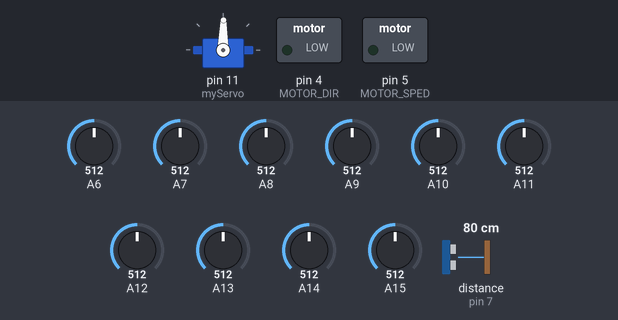
A sketch run on a simulated Arduino Mega 2560, built with avr-gcc and run on an emulated ATmega2560. Parts: servo, switched loads named in the sketch (green lamp = pin HIGH). Wiring (inferred from the names in the program): ultrasonic range finder: trigger pin 6; echo pin 7. The test bench sets the inputs (shaded band); at power-on: A11 = 512, A6 = 512, A14 = 512, A15 = 512, A7 = 512, A8 = 512, A9 = 512, A10 = 512, A12 = 512, A13 = 512, distance to the obstacle (sensor on pin 7) 80 cm. The echo pulse lasts 58.3 µs per cm; pins used as bus, display or sensor lines are not drawn; what the sketch prints to the serial monitor is not drawn.

Above: at 9.2 s.
9.3 s: A11 set to 523
At 9.9 s:
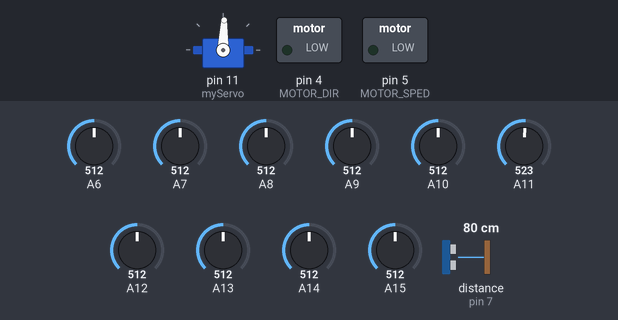
10.8 s: A6 set to 47
At 11.01 s:
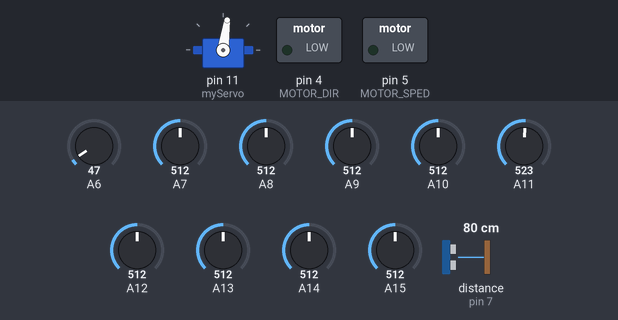
13.8 s: A14 set to 190
15.3 s: A15 set to 716
18.3 s: A7 set to 306
At 19.7 s:
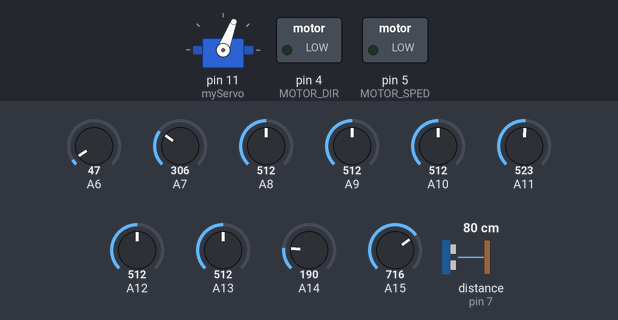
21.3 s: A8 set to 190
At 24.1 s:
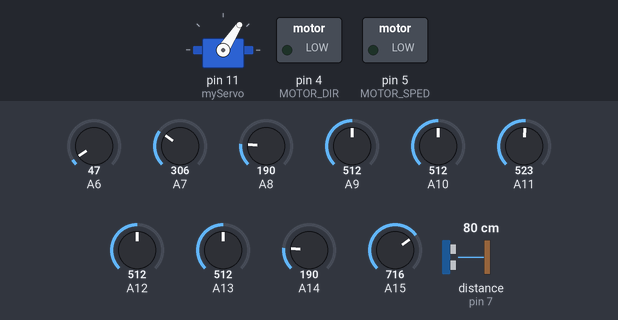
Timing chart, 0 to 25.3 s (numbered marks = the images above; inputs shaded):
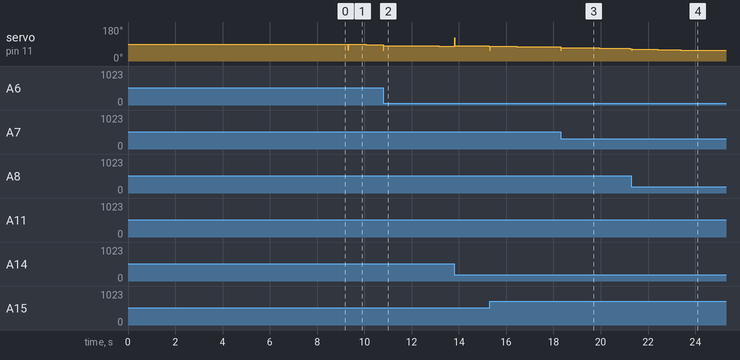

Measured:
- after the input at 9.3 s, servo on pin 11 (myServo): 89° → 88° at once, → 87° 0.78 s later
- after the input at 10.8 s, servo on pin 11 (myServo): 87° → 82° at once, → 81° 0.41 s later, → 80° 0.97 s later, → 79° 0.97 s later

The sketch:

city_cA_______________.ino
```cpp
/* Подключение библиотек */
#include <GyverPID.h>   // Библиотека для реализации PID-регулятора
#include <QTRSensors.h> // Библиотека для работы с QTR-датчиками
#include <Servo.h>      // Библиотека для управления сервоприводом

/* Определение пинов */
#define MOTOR_SPED 5 // Пин для управления скоростью двигателя
#define MOTOR_DIR 4  // Пин для управления направлением двигателя
#define BASESPED 42  // Базовая скорость движения
#define STOP 0       // Сигнал для остановки двигателя
#define TRIGGER 6    // Пин для подачи сигнала на триггер дальномера
#define ECHO 7       // Пин для приема сигнала от дальномера

/* Инициализация объектов */
GyverPID regulator(1.8, 0.4, 1.6, 10); // Объект PID-регулятора
QTRSensors qtr;                        // Объект QTR-датчиков
Servo myServo;                         // Объект сервопривода

/* Константы и переменные */
const uint8_t SensorCount = 10;     // Количество используемых датчиков
uint16_t sensorValues[SensorCount]; // Массив для хранения значений с датчиков
int pos = 0;                        // Позиция сервопривода
int perecrestok;                    // Значение с аналогового датчика
int perecrestok2;                   // Значение с аналогового датчика
int dist;                           // Расстояние, измеренное датчиком
int angle;                          // Угол поворота сервопривода
int centerAngle = 89;               // Центральный угол сервопривода
float u;                            // Управляющее воздействие
int sped = 30;                      // Скорость движения мотора                                                            //МЕНЯТЬ
int porog = 250;                    // Пороговое значение для аналогового датчика
int sens = 0;                       // Значение с ИК-датчика
int sensor = 0;                     // Значение с ИК-датчика
int lastFiltr = 0;                  // Последнее считанное значение с коммуникационного порта
int filtr = 0;                      // Значение фильтра

bool flag = true;       // Флаг для сигнала стоп
bool flagPoint = false; // Флаг для задания установочной точки
bool light = true;      // Флаг для светофора, реагирующего один раз
bool stopLine = false;  // Флаг для стоп-линии
bool smes = false;      // Флаг для смещения

/* Функция считывания значения с ИК-датчика */
int irDa()
{
    if (Serial3.available() > 0)
    {
        lastFiltr = Serial3.read();
        if (lastFiltr > -1 && lastFiltr < 7)
        {
            sensor = lastFiltr;
        }
    }
    return sensor;
}

void setup()
{
    /* Инициализация сериального порта */
    Serial3.begin(115200); // Настройка коммуникации с ИК-датчиком
    Serial.begin(9600);    // Настройка сериального порта для отладки

    /* Настройка пинов */
    pinMode(MOTOR_SPED, OUTPUT); // Установка пина на вывод
    pinMode(MOTOR_DIR, OUTPUT);  // Установка пина на вывод
    pinMode(TRIGGER, OUTPUT);    // Установка пина на вывод
    pinMode(ECHO, OUTPUT);       // Установка пина на вывод
    myServo.attach(11);          // Привязка сервопривода к пину 11

    /* Настройка QTR-датчиков */
    qtr.setTypeAnalog();                                                                             // Установка типа QTR-датчиков
    qtr.setSensorPins((const uint8_t[]){A15, A14, A13, A12, A11, A10, A9, A8, A7, A6}, SensorCount); // Задание пинов для QTR-датчиков

    /* Настройка PID-регулятора */
    regulator.setDirection(REVERSE); // Задание направления работы PID-регулятора
    regulator.setLimits(-35, 35);    // Задание границ задания для PID-регулятора
    regulator.setpoint = 0;          // Задание установочной точки для PID-регулятора

    /* Калибровка датчиков */
    digitalWrite(LED_BUILTIN, HIGH); // Включение светодиода Arduino для индикации режима калибровки
    for (uint16_t i = 0; i < 200; i++)
    {
        qtr.calibrate();
        delay(10);
    }
    digitalWrite(LED_BUILTIN, LOW); // Выключение светодиода Arduino после калибровки
    for (uint8_t i = 0; i < SensorCount; i++)
    {
        Serial.print(qtr.calibrationOn.minimum[i]);
        Serial.print(' ');
    }
    Serial.println();
    for (uint8_t i = 0; i < SensorCount; i++)
    {
        Serial.print(qtr.calibrationOn.maximum[i]);
        Serial.print(' ');
    }
    Serial.println();
    Serial.println();
    delay(1000);
}

/* Функция измерения расстояния */
int distant(unsigned long limit)
{
    unsigned long lim = limit * 58; // Преобразование лимита из времени в расстояние
    int cm;
    digitalWrite(TRIGGER, LOW);
    delayMicroseconds(2);
    digitalWrite(TRIGGER, HIGH);
    delayMicroseconds(10);
    digitalWrite(TRIGGER, LOW);

    cm = int(pulseIn(ECHO, HIGH, lim) / 58); // Измерение времени прохождения звука и преобразование его в расстояние

    if (cm == 0)
    {
        return int(limit); // Возвращение лимита, если измерение не удалось
    }
    return cm;
}

void loop()
{
    sens = irDa();                                       // Считывание значения с ИК-датчика
    dist = distant(100);                                 // Измерение расстояния
    perecrestok = analogRead(A6);                        // Считывание значения с аналогового датчика
    perecrestok2 = analogRead(A10);                      // Считывание значения с аналогового датчика
    uint16_t position = qtr.readLineBlack(sensorValues); // Считывание значений с QTR-датчиков

    /* Обработка сигналов от ИК-датчика и светофора */
    if ((sens == 0 || sens == 1 || sens == 4) && light == true)
    {
        if (perecrestok > porog && perecrestok2 > porog)
        {
            sped = STOP;
            stopLine = false;
        }
        else if (stopLine == true)
            sped = BASESPED - 11;
    }
    else if ((sens == 2 || sens == 3) && light == true)
    {
        sped = BASESPED + 7;
        stopLine = true;
    }

    pos = map(position, 0, 9000, -35, 35); // Преобразование значения позиции из диапазона [0, 9000] в диапазон [-35, 35]
    regulator.input = pos;                 // Задание входного сигнала для PID-регулятора
    u = regulator.getResultTimer();        // Получение управляющего воздействия от PID-регулятора
    u = int(u);
    angle = centerAngle + u; // Расчет угла поворота сервопривода

    if (angle > 123)
        angle = 123;
    else if (angle < 57)
        angle = 57; // Ограничение угла поворота сервопривода, чтобы не повредить его

    myServo.write(angle);          // Управление сервоприводом
    analogWrite(MOTOR_DIR, LOW);   // Управление направлением двигателя
    analogWrite(MOTOR_SPED, sped); // Управление скоростью двигателя
    delay(5);
}
```
